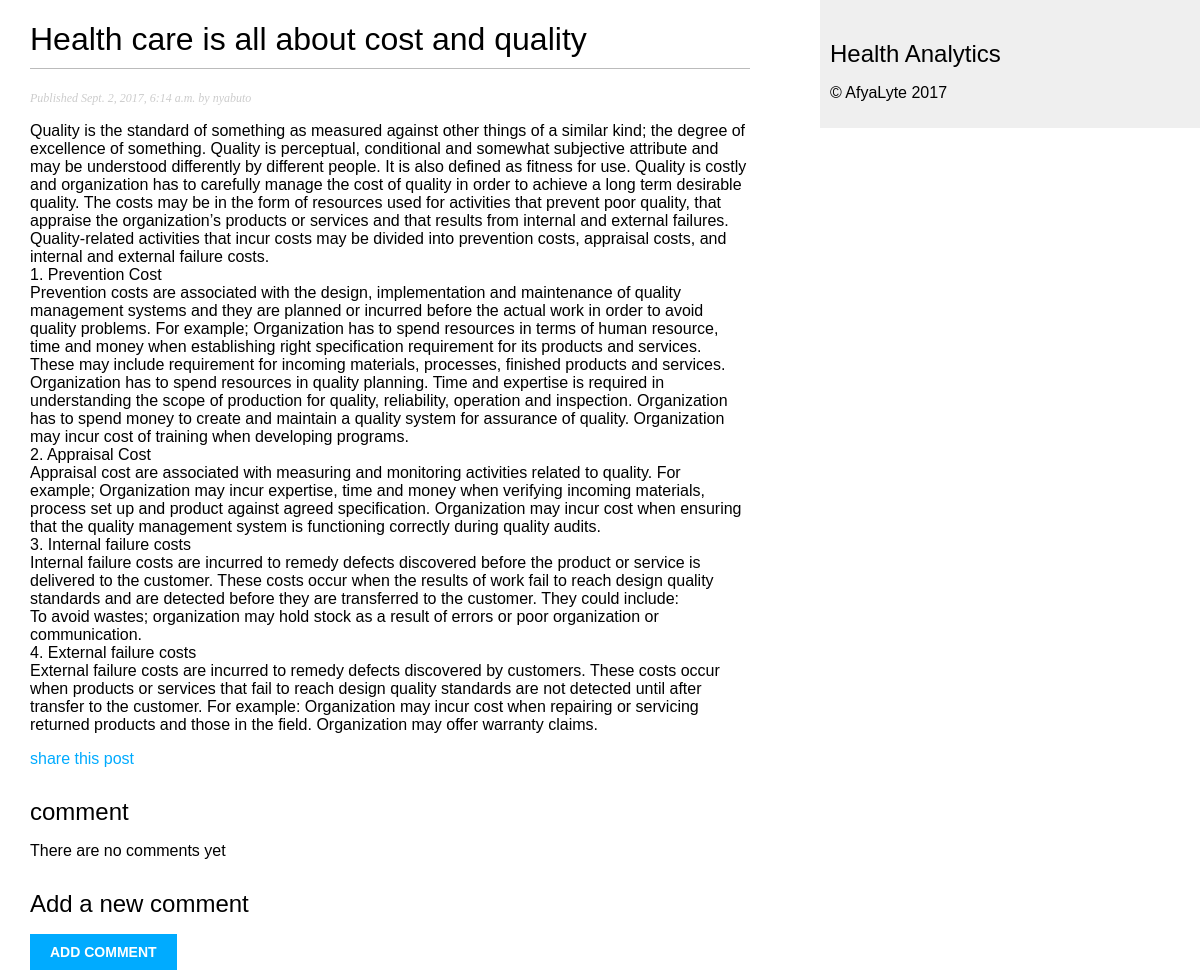
The page /blog/2017/09/02/health-care-all-about-cost-and-quality/ on the database its author committed.
### blog/models.py (models this page shows, shortened)
class Post(models.Model):
    STATUS_CHOICES = (
        ('draft', 'Draft'),
        ('published', 'Published'),
    )
    title = models.CharField(max_length=250)
    slug = models.SlugField(max_length=250,
                            unique_for_date='publish')
    author = models.ForeignKey(User,
                               related_name='blog_posts')
    body = models.TextField()
    publish = models.DateTimeField(default=timezone.now())
    created = models.DateTimeField(auto_now_add=True)
    updated = models.DateTimeField(auto_now=True)
    status = models.CharField(max_length=10,
                              choices=STATUS_CHOICES,
                              default='draft')
    class meta:
        ordering = ('-publish',)

### blog/views.py (the view)
def post_detail(request, year, month, day, post):
    post = get_object_or_404(Post, slug=post,
                             publish__year=year,
                             publish__month=month,
                             publish__day=day)
    return render(request,
                  'blog/post/detail.html',
                  {'post': post})

### blog/templates/blog/post/detail.html (shortened to what this page needs)
{% extends 'blog/base.html' %}
{% block content %}
    <h1>{{ post.title }}</h1>
    <p class="date">
    Published {{ post.publish }} by {{ post.author }}
    </p>
    {{ post.body|linebreaks }}
    <p>
    <a href="{% url 'blog:post_share' post.id %}">
        share this post
    </a>
    </p>
    {% with comments.count as total_comments %}
        <h2>
        {{ total_comments }} comment{{ total_comments|pluralize }}
        </h2>
    {% endwith %}
    {% for comment in comments %}
        <div class="comment">
        <p class="info">
            comment {{ forloop.counter }} by {{ comment.name }}
            {{ comment.created }}
        </p>
        {{ comment.body|linebreaks }}
        </div>
    {% empty %}
        <p>There are no comments yet</p>
    {% endfor %}
    {% if new_comment %}
        <h2>Your comment has been added</h2>
    {% else %}
        <h2>Add a new comment</h2>
        <form action="." method="post">
        <p><input type="submit" value="Add comment"></p>
        </form>
    {% endif %}
{% endblock %}

### blog/static/css/style.css (style rules this page uses)
body { margin:0; padding:0; font-family:helvetica, sans-serif; }
a { color:#00abff; text-decoration:none; }
h1 { font-weight:normal; border-bottom:1px solid #bbb; padding:0 0 10px 0; }
h2 { font-weight:normal; margin:30px 0 0; }
p.date { color:#ccc; font-family: georgia, serif; font-size: 12px; font-style: italic; }
input, textarea { clear:both; float:left; margin:0 0 10px; background:#ededed; border:0; padding:6px 10px; font-size:12px; }
input[type=submit] { font-weight:bold; background:#00abff; color:#fff; padding:10px 20px; font-size:14px; text-transform:uppercase; }

### rows shown on the page
Post: title "Health care is all about cost and quality", publish "Sept. 2, 2017, 6:14 a.m.", author "nyabuto", body "Quality is the standard of something as measured against other things of a similar kind; the degree of excellence of something. Quality is perceptual, conditional and somewhat subjective attribute and may be understood differently by different people. It is also defined as fitness for use. Quality is costly and organization has to carefully manage the cost of quality in order to achieve a long term desirable quality. The costs may be in the form of resources used for activities that prevent poor quality, that appraise the organization’s products or services and that results from internal and external failures. Quality-related activities that incur costs may be divided into prevention costs,…"
